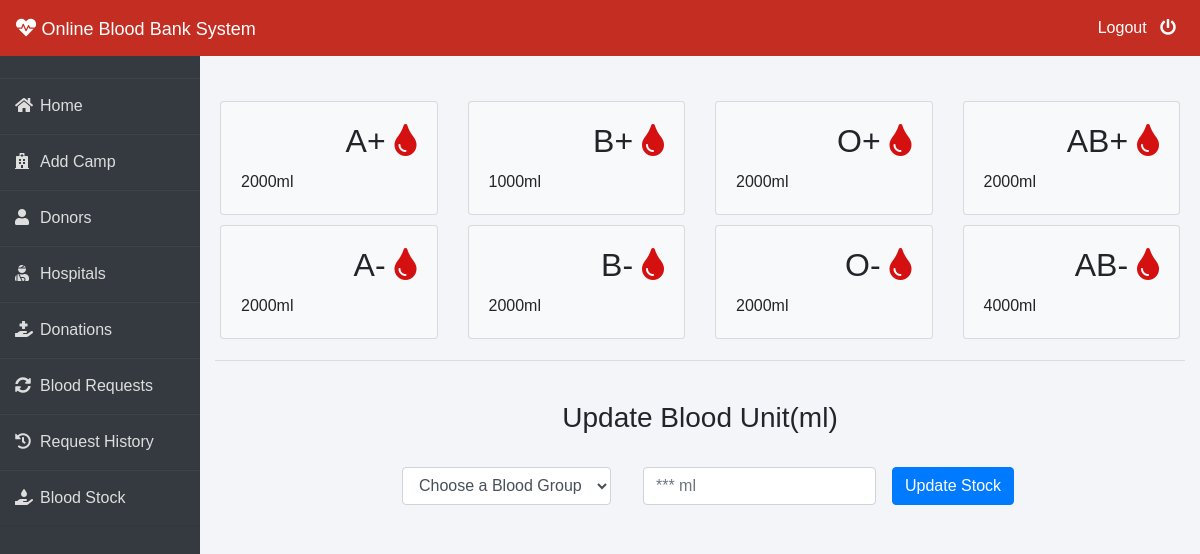
The page /admin-blood (signed in) on the database as committed earlier.
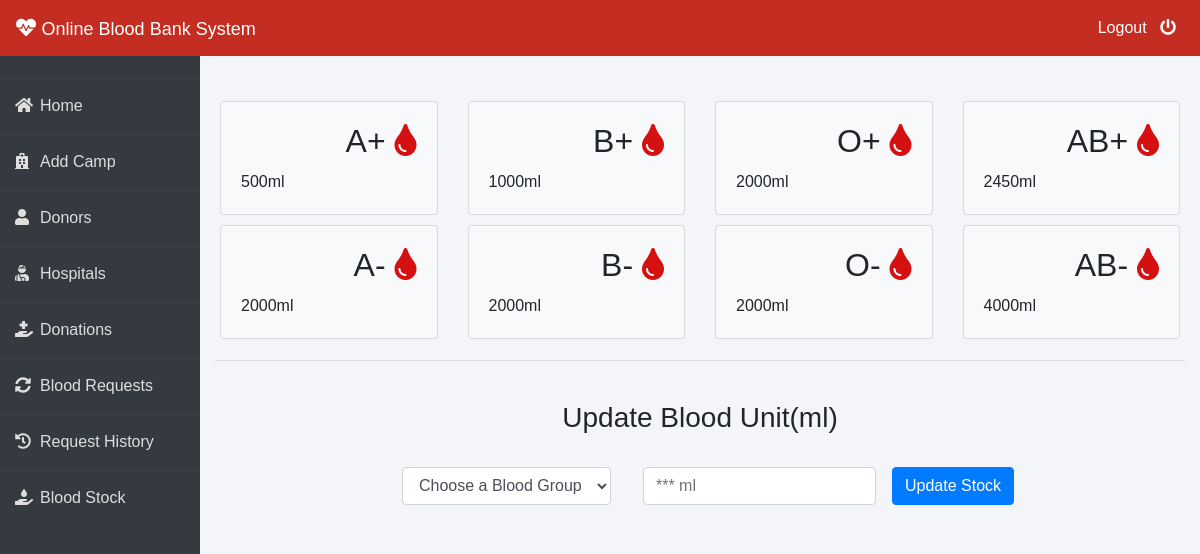
The same page on the database as committed later.
### blood/models.py (models this page shows, shortened)
class Stock(models.Model):
    bloodgroup = models.CharField(max_length=10)
    unit = models.PositiveIntegerField(default=0)

### blood/views.py (the view, shortened to what this page needs)
# urls.py: path('admin-blood', views.admin_blood_view,name='admin-blood'),
@login_required(login_url='adminlogin')
def admin_blood_view(request):
    dict = {
        'bloodForm': forms.BloodForm(),
        'A1': models.Stock.objects.get(bloodgroup="A+"),
        'A2': models.Stock.objects.get(bloodgroup="A-"),
        'B1': models.Stock.objects.get(bloodgroup="B+"),
        'B2': models.Stock.objects.get(bloodgroup="B-"),
        'AB1': models.Stock.objects.get(bloodgroup="AB+"),
        'AB2': models.Stock.objects.get(bloodgroup="AB-"),
        'O1': models.Stock.objects.get(bloodgroup="O+"),
        'O2': models.Stock.objects.get(bloodgroup="O-"),
    }
    return render(request, 'blood/admin_blood.html', context=dict)

### blood/forms.py
class BloodForm(forms.ModelForm):
    class Meta:
        model=models.Stock
        fields=['bloodgroup','unit']

### templates/blood/admin_blood.html (shortened to what this page needs)
{% extends 'blood/adminbase.html' %}
{% block content %}
{% load widget_tweaks %}
<br><br>
<div class="container">
    <div class="row">
      <div class="col-sm-3">
        <div class="card bg-light">
          <div class="card-body">
              <div class="blood">
                  <h2>A+ <i class="fas fa-tint"></i></h2>
              </div><br><br>
              <div>
                  {{A1.unit}}ml
              </div>
          </div>
        </div>
      </div>
      <div class="col-sm-3">
          <div class="card bg-light">
              <div class="card-body">
                  <div class="blood">
                      <h2>B+ <i class="fas fa-tint"></i></h2>
                  </div><br><br>
                  <div>
                    {{B1.unit}}ml
                  </div>
              </div>
            </div>
      </div>
      <div class="col-sm-3">
          <div class="card bg-light">
              <div class="card-body">
                  <div class="blood">
                      <h2>O+ <i class="fas fa-tint"></i></h2>
                  </div><br><br>
                  <div>
                    {{O1.unit}}ml
                  </div>
              </div>
            </div>
        </div>
        <div class="col-sm-3">
          <div class="card bg-light">
              <div class="card-body">
                  <div class="blood">
                      <h2>AB+ <i class="fas fa-tint"></i></h2>
                  </div><br><br>
                  <div>
                    {{AB1.unit}}ml
                  </div>
              </div>
            </div>
        </div>
    </div>
    <div class="row">
      <div class="col-sm-3">
        <div class="card bg-light">
          <div class="card-body">
              <div class="blood">
                  <h2>A- <i class="fas fa-tint"></i></h2>
              </div><br><br>
              <div>
                {{A2.unit}}ml
              </div>
          </div>
        </div>
      </div>
      <div class="col-sm-3">
          <div class="card bg-light">
              <div class="card-body">
                  <div class="blood">
                      <h2>B- <i class="fas fa-tint"></i></h2>
                  </div><br><br>
                  <div>
                    {{B2.unit}}ml
                  </div>
              </div>
            </div>
      </div>
      <div class="col-sm-3">
          <div class="card bg-light">
              <div class="card-body">
                  <div class="blood">
                      <h2>O- <i class="fas fa-tint"></i></h2>
                  </div><br><br>
                  <div>
                    {{O2.unit}}ml
                  </div>
              </div>
            </div>
        </div>
        <div class="col-sm-3">
          <div class="card bg-light">
              <div class="card-body">
                  <div class="blood">
                      <h2>AB- <i class="fas fa-tint"></i></h2>
                  </div><br><br>
                  <div>
                    {{AB2.unit}}ml
                  </div>
              </div>
            </div>
        </div>
    </div>
<hr>
<br>
<h3 class="text-center">Update Blood Unit(ml)</h3><br>
<div class="xyz">
    <form class="form-inline" method="POST">
        <div class="form-group mx-sm-3 mb-6">
            <select name="bloodgroup" class="form-control">
                <option disabled="disabled" selected="selected">Choose a Blood Group</option>
            </select>
          </div>
        <div class="form-group mx-sm-3 mb-6">
          <input type="number" class="form-control" name="unit" placeholder="*** ml">
        </div>
        <button type="submit" class="btn btn-primary">Update Stock</button>
      </form>
</div>
</div>
{% endblock content %}

Rows that differ between the two databases and show on the page:
changed Stock (number 1 of 8 on the later page): unit "2000" → "500"
changed Stock (number 4 of 8 on the later page): unit "2000" → "2450"
